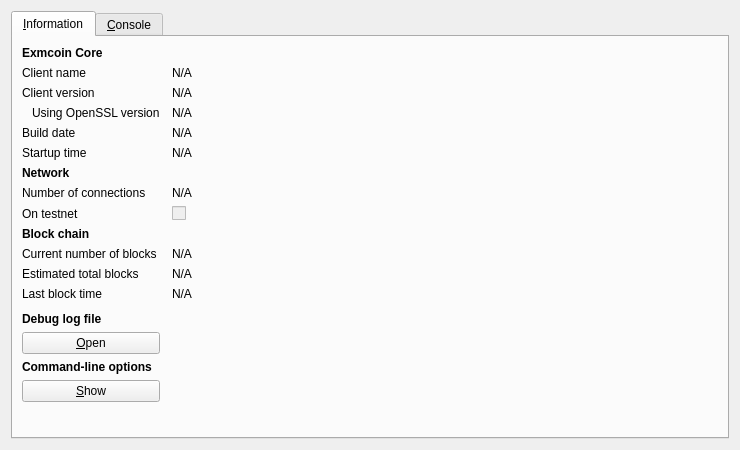
<?xml version="1.0" encoding="UTF-8"?>
<ui version="4.0">
 <class>RPCConsole</class>
 <widget class="QDialog" name="RPCConsole">
  <property name="geometry">
   <rect>
    <x>0</x>
    <y>0</y>
    <width>740</width>
    <height>450</height>
   </rect>
  </property>
  <property name="windowTitle">
   <string>Exmcoin - Debug window</string>
  </property>
  <layout class="QVBoxLayout" name="verticalLayout_2">
   <item>
    <widget class="QTabWidget" name="tabWidget">
     <property name="currentIndex">
      <number>0</number>
     </property>
     <widget class="QWidget" name="tab_info">
      <attribute name="title">
       <string>&amp;Information</string>
      </attribute>
      <layout class="QGridLayout" name="gridLayout" columnstretch="0,1">
       <property name="horizontalSpacing">
        <number>12</number>
       </property>
       <item row="0" column="0">
        <widget class="QLabel" name="label_9">
         <property name="font">
          <font>
           <weight>75</weight>
           <bold>true</bold>
          </font>
         </property>
         <property name="text">
          <string>Exmcoin Core</string>
         </property>
        </widget>
       </item>
       <item row="1" column="0">
        <widget class="QLabel" name="label_5">
         <property name="text">
          <string>Client name</string>
         </property>
        </widget>
       </item>
       <item row="1" column="1">
        <widget class="QLabel" name="clientName">
         <property name="cursor">
          <cursorShape>IBeamCursor</cursorShape>
         </property>
         <property name="text">
          <string>N/A</string>
         </property>
         <property name="textFormat">
          <enum>Qt::PlainText</enum>
         </property>
         <property name="textInteractionFlags">
          <set>Qt::LinksAccessibleByMouse|Qt::TextSelectableByKeyboard|Qt::TextSelectableByMouse</set>
         </property>
        </widget>
       </item>
       <item row="2" column="0">
        <widget class="QLabel" name="label_6">
         <property name="text">
          <string>Client version</string>
         </property>
        </widget>
       </item>
       <item row="2" column="1">
        <widget class="QLabel" name="clientVersion">
         <property name="cursor">
          <cursorShape>IBeamCursor</cursorShape>
         </property>
         <property name="text">
          <string>N/A</string>
         </property>
         <property name="textFormat">
          <enum>Qt::PlainText</enum>
         </property>
         <property name="textInteractionFlags">
          <set>Qt::LinksAccessibleByMouse|Qt::TextSelectableByKeyboard|Qt::TextSelectableByMouse</set>
         </property>
        </widget>
       </item>
       <item row="3" column="0">
        <widget class="QLabel" name="label_14">
         <property name="text">
          <string>Using OpenSSL version</string>
         </property>
         <property name="indent">
          <number>10</number>
         </property>
        </widget>
       </item>
       <item row="3" column="1">
        <widget class="QLabel" name="openSSLVersion">
         <property name="cursor">
          <cursorShape>IBeamCursor</cursorShape>
         </property>
         <property name="text">
          <string>N/A</string>
         </property>
         <property name="textFormat">
          <enum>Qt::PlainText</enum>
         </property>
         <property name="textInteractionFlags">
          <set>Qt::LinksAccessibleByMouse|Qt::TextSelectableByKeyboard|Qt::TextSelectableByMouse</set>
         </property>
        </widget>
       </item>
       <item row="4" column="0">
        <widget class="QLabel" name="label_12">
         <property name="text">
          <string>Build date</string>
         </property>
        </widget>
       </item>
       <item row="4" column="1">
        <widget class="QLabel" name="buildDate">
         <property name="cursor">
          <cursorShape>IBeamCursor</cursorShape>
         </property>
         <property name="text">
          <string>N/A</string>
         </property>
         <property name="textFormat">
          <enum>Qt::PlainText</enum>
         </property>
         <property name="textInteractionFlags">
          <set>Qt::LinksAccessibleByMouse|Qt::TextSelectableByKeyboard|Qt::TextSelectableByMouse</set>
         </property>
        </widget>
       </item>
       <item row="5" column="0">
        <widget class="QLabel" name="label_13">
         <property name="text">
          <string>Startup time</string>
         </property>
        </widget>
       </item>
       <item row="5" column="1">
        <widget class="QLabel" name="startupTime">
         <property name="cursor">
          <cursorShape>IBeamCursor</cursorShape>
         </property>
         <property name="text">
          <string>N/A</string>
         </property>
         <property name="textFormat">
          <enum>Qt::PlainText</enum>
         </property>
         <property name="textInteractionFlags">
          <set>Qt::LinksAccessibleByMouse|Qt::TextSelectableByKeyboard|Qt::TextSelectableByMouse</set>
         </property>
        </widget>
       </item>
       <item row="6" column="0">
        <widget class="QLabel" name="label_11">
         <property name="font">
          <font>
           <weight>75</weight>
           <bold>true</bold>
          </font>
         </property>
         <property name="text">
          <string>Network</string>
         </property>
        </widget>
       </item>
       <item row="7" column="0">
        <widget class="QLabel" name="label_7">
         <property name="text">
          <string>Number of connections</string>
         </property>
        </widget>
       </item>
       <item row="7" column="1">
        <widget class="QLabel" name="numberOfConnections">
         <property name="cursor">
          <cursorShape>IBeamCursor</cursorShape>
         </property>
         <property name="text">
          <string>N/A</string>
         </property>
         <property name="textFormat">
          <enum>Qt::PlainText</enum>
         </property>
         <property name="textInteractionFlags">
          <set>Qt::LinksAccessibleByMouse|Qt::TextSelectableByKeyboard|Qt::TextSelectableByMouse</set>
         </property>
        </widget>
       </item>
       <item row="8" column="0">
        <widget class="QLabel" name="label_8">
         <property name="text">
          <string>On testnet</string>
         </property>
        </widget>
       </item>
       <item row="8" column="1">
        <widget class="QCheckBox" name="isTestNet">
         <property name="enabled">
          <bool>false</bool>
         </property>
         <property name="text">
          <string/>
         </property>
        </widget>
       </item>
       <item row="9" column="0">
        <widget class="QLabel" name="label_10">
         <property name="font">
          <font>
           <weight>75</weight>
           <bold>true</bold>
          </font>
         </property>
         <property name="text">
          <string>Block chain</string>
         </property>
        </widget>
       </item>
       <item row="10" column="0">
        <widget class="QLabel" name="label_3">
         <property name="text">
          <string>Current number of blocks</string>
         </property>
        </widget>
       </item>
       <item row="10" column="1">
        <widget class="QLabel" name="numberOfBlocks">
         <property name="cursor">
          <cursorShape>IBeamCursor</cursorShape>
         </property>
         <property name="text">
          <string>N/A</string>
         </property>
         <property name="textFormat">
          <enum>Qt::PlainText</enum>
         </property>
         <property name="textInteractionFlags">
          <set>Qt::LinksAccessibleByMouse|Qt::TextSelectableByKeyboard|Qt::TextSelectableByMouse</set>
         </property>
        </widget>
       </item>
       <item row="11" column="0">
        <widget class="QLabel" name="label_4">
         <property name="text">
          <string>Estimated total blocks</string>
         </property>
        </widget>
       </item>
       <item row="11" column="1">
        <widget class="QLabel" name="totalBlocks">
         <property name="cursor">
          <cursorShape>IBeamCursor</cursorShape>
         </property>
         <property name="text">
          <string>N/A</string>
         </property>
         <property name="textFormat">
          <enum>Qt::PlainText</enum>
         </property>
         <property name="textInteractionFlags">
          <set>Qt::LinksAccessibleByMouse|Qt::TextSelectableByKeyboard|Qt::TextSelectableByMouse</set>
         </property>
        </widget>
       </item>
       <item row="12" column="0">
        <widget class="QLabel" name="label_2">
         <property name="text">
          <string>Last block time</string>
         </property>
        </widget>
       </item>
       <item row="12" column="1">
        <widget class="QLabel" name="lastBlockTime">
         <property name="cursor">
          <cursorShape>IBeamCursor</cursorShape>
         </property>
         <property name="text">
          <string>N/A</string>
         </property>
         <property name="textFormat">
          <enum>Qt::PlainText</enum>
         </property>
         <property name="textInteractionFlags">
          <set>Qt::LinksAccessibleByMouse|Qt::TextSelectableByKeyboard|Qt::TextSelectableByMouse</set>
         </property>
        </widget>
       </item>
       <item row="13" column="0">
        <spacer name="verticalSpacer_2">
         <property name="orientation">
          <enum>Qt::Vertical</enum>
         </property>
         <property name="sizeHint" stdset="0">
          <size>
           <width>20</width>
           <height>20</height>
          </size>
         </property>
        </spacer>
       </item>
       <item row="14" column="0">
        <widget class="QLabel" name="labelDebugLogfile">
         <property name="font">
          <font>
           <weight>75</weight>
           <bold>true</bold>
          </font>
         </property>
         <property name="text">
          <string>Debug log file</string>
         </property>
        </widget>
       </item>
       <item row="15" column="0">
        <widget class="QPushButton" name="openDebugLogfileButton">
         <property name="toolTip">
          <string>Open the Exmcoin debug log file from the current data directory. This can take a few seconds for large log files.</string>
         </property>
         <property name="text">
          <string>&amp;Open</string>
         </property>
         <property name="autoDefault">
          <bool>false</bool>
         </property>
        </widget>
       </item>
       <item row="16" column="0">
        <widget class="QLabel" name="labelCLOptions">
         <property name="font">
          <font>
           <weight>75</weight>
           <bold>true</bold>
          </font>
         </property>
         <property name="text">
          <string>Command-line options</string>
         </property>
        </widget>
       </item>
       <item row="17" column="0">
        <widget class="QPushButton" name="showCLOptionsButton">
         <property name="toolTip">
          <string>Show the Exmcoin-Qt help message to get a list with possible Exmcoin command-line options.</string>
         </property>
         <property name="text">
          <string>&amp;Show</string>
         </property>
         <property name="autoDefault">
          <bool>false</bool>
         </property>
        </widget>
       </item>
       <item row="18" column="0">
        <spacer name="verticalSpacer">
         <property name="orientation">
          <enum>Qt::Vertical</enum>
         </property>
         <property name="sizeHint" stdset="0">
          <size>
           <width>20</width>
           <height>40</height>
          </size>
         </property>
        </spacer>
       </item>
      </layout>
     </widget>
     <widget class="QWidget" name="tab_console">
      <attribute name="title">
       <string>&amp;Console</string>
      </attribute>
      <layout class="QVBoxLayout" name="verticalLayout_3">
       <property name="spacing">
        <number>3</number>
       </property>
       <item>
        <widget class="QTextEdit" name="messagesWidget">
         <property name="minimumSize">
          <size>
           <width>0</width>
           <height>100</height>
          </size>
         </property>
         <property name="readOnly">
          <bool>true</bool>
         </property>
         <property name="tabKeyNavigation" stdset="0">
          <bool>false</bool>
         </property>
         <property name="columnCount" stdset="0">
          <number>2</number>
         </property>
        </widget>
       </item>
       <item>
        <layout class="QHBoxLayout" name="horizontalLayout">
         <property name="spacing">
          <number>3</number>
         </property>
         <item>
          <widget class="QLabel" name="label">
           <property name="text">
            <string notr="true">&gt;</string>
           </property>
          </widget>
         </item>
         <item>
          <widget class="QLineEdit" name="lineEdit"/>
         </item>
         <item>
          <widget class="QPushButton" name="clearButton">
           <property name="maximumSize">
            <size>
             <width>24</width>
             <height>24</height>
            </size>
           </property>
           <property name="toolTip">
            <string>Clear console</string>
           </property>
           <property name="text">
            <string/>
           </property>
           <property name="icon">
            <iconset resource="../bitcoin.qrc">
             <normaloff>:/icons/remove</normaloff>:/icons/remove</iconset>
           </property>
           <property name="shortcut">
            <string notr="true">Ctrl+L</string>
           </property>
           <property name="autoDefault">
            <bool>false</bool>
           </property>
          </widget>
         </item>
        </layout>
       </item>
      </layout>
     </widget>
    </widget>
   </item>
  </layout>
 </widget>
 <resources>
  <include location="../bitcoin.qrc"/>
 </resources>
 <connections/>
</ui>
